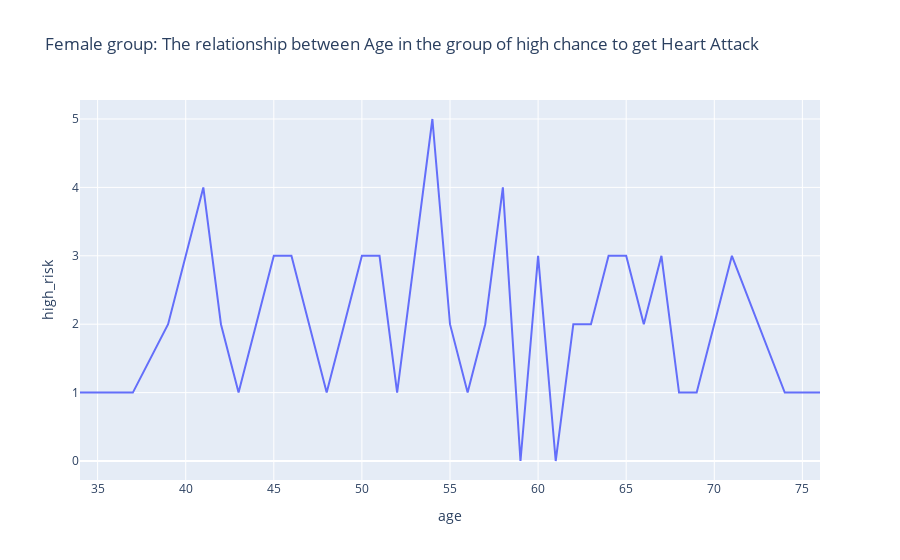

The notebook cell this image was saved under:
### Code cell
v=pd.crosstab(df[(df['sex']==0)]["age"],df[(df['sex']==0)]["output"]).reset_index()
v.columns=["age","low_risk","high_risk"]
px.line(v,v["age"],v["high_risk"],title="Female group: The relationship between Age in the group of high chance to get Heart Attack")

### Figure 1 — Plotly figure (JSON) as saved in the notebook; plotly's stock layout.template omitted (floating-point values rounded to 4 significant figures)
{"data": [{"hovertemplate": "age=%{x}<br>high_risk=%{y}<extra></extra>", "legendgroup": "", "line": {"color": "#636efa", "dash": "solid"}, "mode": "lines", "name": "", "orientation": "v", "showlegend": false, "type": "scatter", "x": [34, 35, 37, 39, 41, 42, 43, 44, 45, 46, 48, 49, 50, 51, 52, 53, 54, 55, 56, 57, 58, 59, 60, 61, 62, 63, 64, 65, 66, 67, 68, 69, 71, 74, 76], "xaxis": "x", "y": [1, 1, 1, 2, 4, 2, 1, 2, 3, 3, 1, 2, 3, 3, 1, 3, 5, 2, 1, 2, 4, 0, 3, 0, 2, 2, 3, 3, 2, 3, 1, 1, 3, 1, 1], "yaxis": "y"}], "layout": {"legend": {"tracegroupgap": 0}, "title": {"text": "Female group: The relationship between Age in the group of high chance to get Heart Attack"}, "xaxis": {"anchor": "y", "domain": [0, 1], "title": {"text": "age"}}, "yaxis": {"anchor": "x", "domain": [0, 1], "title": {"text": "high_risk"}}}}
